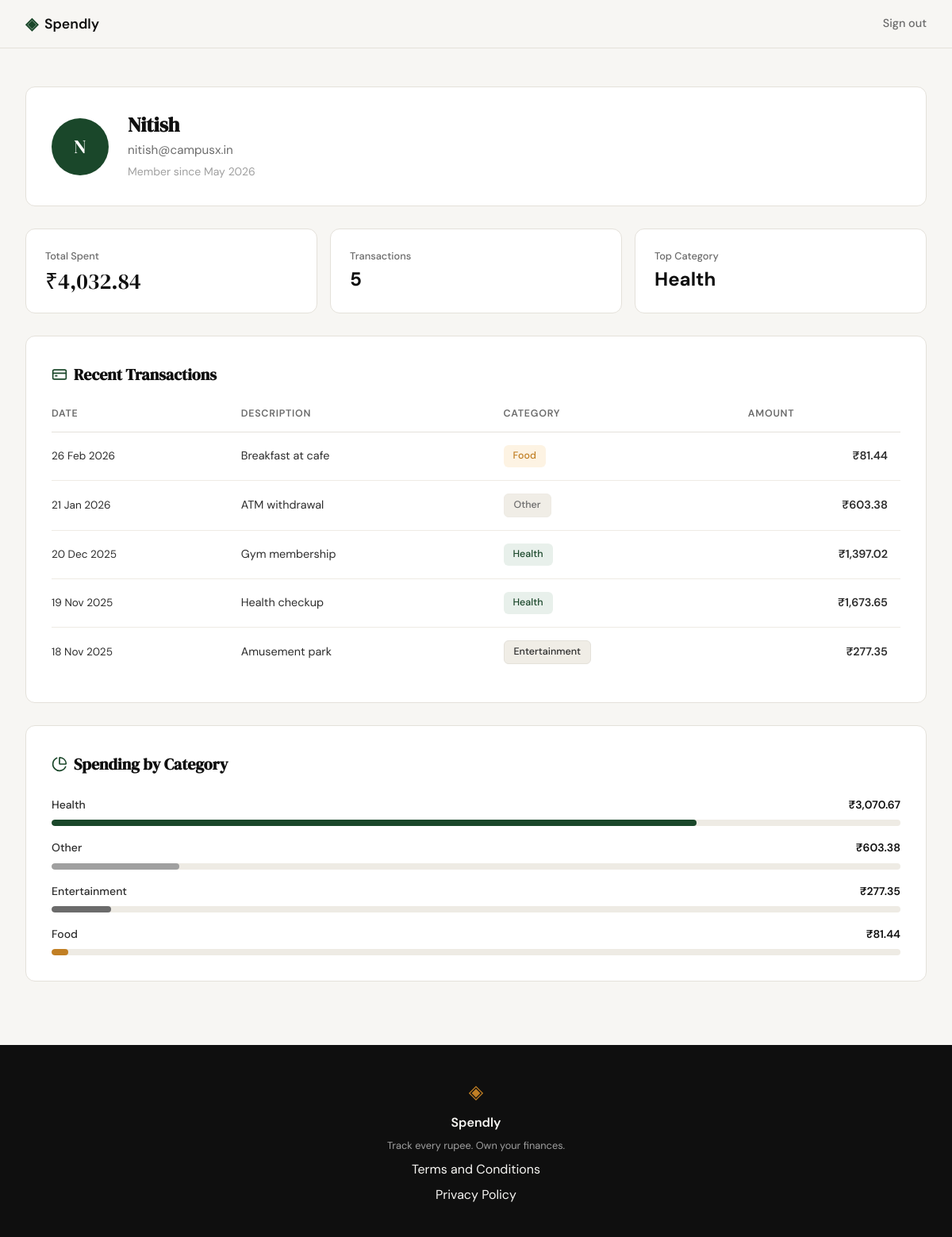
/profile (signed in), run on the app's committed database.
### tables this page shows
CREATE TABLE users (
            id            INTEGER PRIMARY KEY AUTOINCREMENT,
            name          TEXT    NOT NULL,
            email         TEXT    UNIQUE NOT NULL,
            password_hash TEXT    NOT NULL,
            created_at    TEXT    DEFAULT (datetime('now'))
        );

CREATE TABLE expenses (
            id          INTEGER PRIMARY KEY AUTOINCREMENT,
            user_id     INTEGER NOT NULL REFERENCES users(id),
            amount      REAL    NOT NULL,
            category    TEXT    NOT NULL,
            date        TEXT    NOT NULL,
            description TEXT,
            created_at  TEXT    DEFAULT (datetime('now'))
        );

### app.py (the view)
@app.route("/profile")
def profile():
    if not session.get("user_id"):
        return redirect(url_for("login"))
    user = get_user_by_id(session["user_id"])
    if user is None:
        abort(404)
    stats = get_summary_stats(session["user_id"])
    transactions = get_recent_transactions(session["user_id"])
    categories = get_category_breakdown(session["user_id"])
    return render_template("profile.html", user=user, stats=stats,
                           transactions=transactions, categories=categories)

### database/db.py (called while the page is built)
def get_db():
    conn = sqlite3.connect(DB_PATH)
    conn.row_factory = sqlite3.Row
    conn.execute('PRAGMA foreign_keys = ON')
    return conn

### database/queries.py (called while the page is built)
def get_user_by_id(user_id):
    db = get_db()
    try:
        row = db.execute(
            'SELECT name, email, created_at FROM users WHERE id = ?',
            (user_id,)
        ).fetchone()
    finally:
        db.close()
    if row is None:
        return None
    name = row['name']
    initials = ''.join(part[0].upper() for part in name.split()[:2])
    member_since = datetime.strptime(row['created_at'], '%Y-%m-%d %H:%M:%S').strftime('%B %Y')
    return {
        'name': name,
        'email': row['email'],
        'initials': initials,
        'member_since': member_since,
    }

def get_recent_transactions(user_id, limit=10):
    db = get_db()
    try:
        rows = db.execute(
            'SELECT id, amount, category, date, description '
            'FROM expenses WHERE user_id = ? ORDER BY date DESC LIMIT ?',
            (user_id, limit)
        ).fetchall()
        result = []
        for row in rows:
            formatted_date = datetime.strptime(row['date'], '%Y-%m-%d').strftime('%d %b %Y')
            formatted_amount = '{:,.2f}'.format(row['amount'])
            result.append({
                'date': formatted_date,
                'description': row['description'],
                'category': row['category'],
                'amount': formatted_amount,
            })
        return result
    finally:
        db.close()

def get_summary_stats(user_id):
    db = get_db()
    try:
        row = db.execute(
            'SELECT SUM(amount) AS total, COUNT(*) AS cnt FROM expenses WHERE user_id = ?',
            (user_id,)
        ).fetchone()
        total = row['total'] if row['total'] is not None else 0.0
        count = row['cnt'] if row['cnt'] is not None else 0
        total_spent = f"{total:,.2f}"
        transaction_count = int(count)
        cat_row = db.execute(
            'SELECT category FROM expenses WHERE user_id = ? GROUP BY category ORDER BY SUM(amount) DESC LIMIT 1',
            (user_id,)
        ).fetchone()
        top_category = cat_row['category'] if cat_row else '—'
    finally:
        db.close()
    return {
        'total_spent': total_spent,
        'transaction_count': transaction_count,
        'top_category': top_category,
    }

### templates/profile.html (shortened to what this page needs)
{% extends "base.html" %}
{% block head %}
<link rel="stylesheet" href="{{ url_for('static', filename='css/profile.css') }}">
{% endblock %}
{% block content %}
<section class="profile-page">
    <div class="profile-inner">
        <div class="profile-card profile-card--user">
            <div class="profile-avatar" aria-hidden="true">{{ user.initials }}</div>
            <div class="profile-identity">
                <h1 class="profile-name">{{ user.name }}</h1>
                <p class="profile-email">{{ user.email }}</p>
                <p class="profile-member-since">Member since {{ user.member_since }}</p>
            </div>
        </div>
        <div class="profile-stats-row">
            <div class="profile-stat-card">
                <span class="profile-stat-label">Total Spent</span>
                <span class="profile-stat-value">₹{{ stats.total_spent }}</span>
            </div>
            <div class="profile-stat-card">
                <span class="profile-stat-label">Transactions</span>
                <span class="profile-stat-value profile-stat-value--plain">{{ stats.transaction_count }}</span>
            </div>
            <div class="profile-stat-card">
                <span class="profile-stat-label">Top Category</span>
                <span class="profile-stat-value profile-stat-value--plain">{{ stats.top_category }}</span>
            </div>
        </div>
        <div class="profile-card">
            <h2 class="profile-section-title">
                <i data-lucide="credit-card"></i>
                Recent Transactions
            </h2>
            <div class="profile-table-wrap">
                <table class="profile-table">
                    <thead>
                        <tr>
                            <th>Date</th>
                            <th>Description</th>
                            <th>Category</th>
                            <th class="profile-table__amount-col">Amount</th>
                        </tr>
                    </thead>
                    <tbody>
                        {% for tx in transactions %}
                        <tr>
                            <td class="profile-table__date">{{ tx.date }}</td>
                            <td>{{ tx.description }}</td>
                            <td>
                                <span class="profile-badge profile-badge--{{ tx.category | lower }}">
                                    {{ tx.category }}
                                </span>
                            </td>
                            <td class="profile-table__amount">₹{{ tx.amount }}</td>
                        </tr>
                        {% endfor %}
                    </tbody>
                </table>
            </div>
        </div>
        <div class="profile-card">
            <h2 class="profile-section-title">
                <i data-lucide="pie-chart"></i>
                Spending by Category
            </h2>
            <ul class="profile-categories" role="list">
                {% for cat in categories %}
                <li class="profile-category-row">
                    <div class="profile-category-meta">
                        <span class="profile-category-name">{{ cat.name }}</span>
                        <span class="profile-category-amount">₹{{ cat.amount }}</span>
                    </div>
                    <div class="profile-bar-track"
                         role="progressbar"
                         aria-valuenow="{{ cat.percent }}"
                         aria-valuemin="0"
                         aria-valuemax="100"
                         aria-label="{{ cat.name }} spending">
                        <div class="profile-bar-fill profile-bar-fill--{{ cat.name | lower }}"
                             style="width: {{ cat.percent }}%"></div>
                    </div>
                </li>
                {% endfor %}
            </ul>
        </div>
    </div>
</section>
{% endblock %}

### templates/base.html (shortened to what this page needs)
<!DOCTYPE html>
<html lang="en">
<head>
    <link rel="stylesheet" href="{{ url_for('static', filename='css/style.css') }}">
    {% block head %}{% endblock %}
</head>
<body>
    <nav class="navbar">
        <div class="nav-inner">
            <a href="{{ url_for('landing') }}" class="nav-brand">
                <span class="brand-icon">◈</span>
                <span class="brand-name">Spendly</span>
            </a>
            <div class="nav-links">
                {% if session.get('user_id') %}
                    <a href="{{ url_for('logout') }}">Sign out</a>
                {% else %}
                    <a href="{{ url_for('login') }}">Sign in</a>
                    <a href="{{ url_for('register') }}" class="nav-cta">Get started</a>
                {% endif %}
            </div>
        </div>
    </nav>
    <main class="main-content">
        {% block content %}{% endblock %}
    </main>
    <footer class="footer">
        <div class="footer-inner">
            <span class="brand-icon">◈</span>
            <span class="footer-name">Spendly</span>
            <p class="footer-copy">Track every rupee. Own your finances.</p>
            <a href="{{ url_for('terms') }}">Terms and Conditions</a>
            <a href="{{ url_for('privacy') }}">Privacy Policy</a>
        </div>
    </footer>
</body>
</html>

### static/css/style.css (style rules this page uses)
:root { --ink: #0f0f0f; --ink-soft: #2d2d2d; --ink-muted: #6b6b6b; --ink-faint: #a0a0a0; --paper: #f7f6f3; --paper-warm: #f0ede6; --paper-card: #ffffff; --accent: #1a472a; --accent-light: #e8f0eb; --accent-2: #c17f24; --accent-2-light: #fdf3e3; --danger: #c0392b; --danger-light: #fdecea; --border: #e4e1da; --border-soft: #eeebe4; --font-display: 'DM Serif Display', Georgia, serif; --font-body: 'DM Sans', system-ui, sans-serif; --max-width: 1200px; --auth-width: 440px; --radius-sm: 6px; --radius-md: 12px; --radius-lg: 20px; }
*, *::before, *::after { box-sizing: border-box; margin: 0; padding: 0; }
html { font-size: 16px; scroll-behavior: smooth; }
body { background: var(--paper); color: var(--ink); font-family: var(--font-body); font-size: 1rem; line-height: 1.6; -webkit-font-smoothing: antialiased; }
a { color: inherit; text-decoration: none; }
.navbar { position: sticky; top: 0; z-index: 100; background: var(--paper); border-bottom: 1px solid var(--border); padding: 0 2rem; }
.nav-inner { max-width: var(--max-width); margin: 0 auto; height: 60px; display: flex; align-items: center; justify-content: space-between; }
.nav-brand { display: flex; align-items: center; gap: 0.5rem; font-family: var(--font-body); font-weight: 600; font-size: 1.1rem; color: var(--ink); }
.brand-icon { color: var(--accent); font-size: 1.3rem; }
.brand-name { color: var(--ink); }
.nav-links { display: flex; align-items: center; gap: 1.5rem; font-size: 0.9rem; font-weight: 500; }
.nav-links a { color: var(--ink-muted); transition: color 0.2s; }
.main-content { min-height: calc(100vh - 60px - 100px); }
.footer { background: var(--ink); color: var(--paper); padding: 2.5rem 2rem; text-align: center; }
.footer-inner { display: flex; flex-direction: column; align-items: center; gap: 0.4rem; }
.footer .brand-icon { color: var(--accent-2); font-size: 1.5rem; }
.footer-name { font-weight: 600; font-size: 1rem; }
.footer-copy { font-size: 0.8rem; color: var(--ink-faint); }

### data on the page
users: name "Nitish", email "nitish@campusx.in"
expenses: date "26 Feb 2026", description "Breakfast at cafe", category "Food", amount "81.44", name "Food", {{ cat.percent }} 2 (drawn)
expenses: date "21 Jan 2026", description "ATM withdrawal", category "Other", amount "603.38", name "Other", {{ cat.percent }} 15 (drawn)
expenses: date "20 Dec 2025", description "Gym membership", category "Health", amount "1,397.02"
expenses: date "19 Nov 2025", description "Health checkup", category "Health", amount "1,673.65"
expenses: date "18 Nov 2025", description "Amusement park", category "Entertainment", amount "277.35", name "Entertainment", {{ cat.percent }} 7 (drawn)

### other printed values
{{ user.initials }} "N"
{{ user.member_since }} "May 2026"
{{ stats.total_spent }} "4,032.84"
{{ stats.transaction_count }} "5"
{{ stats.top_category }} "Health"
{{ cat.name }} "Health"
{{ cat.amount }} "3,070.67"
